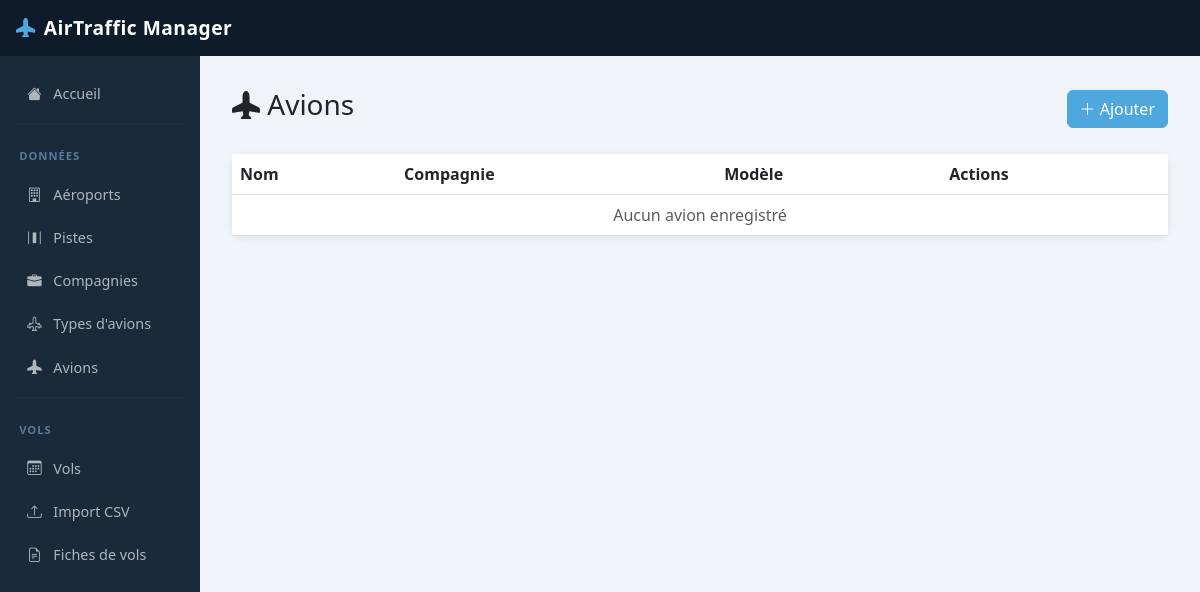
The app's page /TraficAerien/avions/, older data.
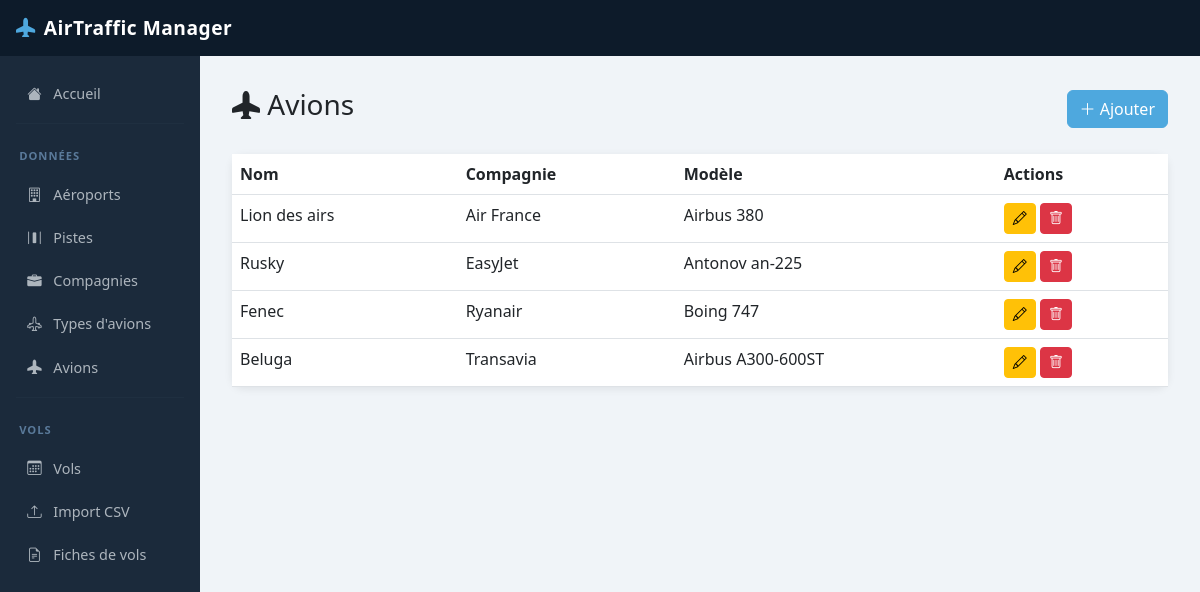
The same page, newer data.
### TraficAerien/models.py (models this page shows, shortened)
class Avion(models.Model):
    nom = models.CharField(max_length=100)
    compagnie = models.ForeignKey(Compagnie, on_delete=models.CASCADE)
    modele = models.ForeignKey(TypeAvion, on_delete=models.CASCADE)

class Compagnie(models.Model):
    nom = models.CharField(max_length=100)
    description = models.TextField(blank=True)
    pays_rattachement = models.CharField(max_length=100)
    def __str__(self):
        return self.nom

class TypeAvion(models.Model):
    marque = models.CharField(max_length=100)
    modele = models.CharField(max_length=100)
    description = models.TextField(blank=True)
    image = models.ImageField(upload_to='avions/', blank=True, null=True)
    longueur_piste_necessaire = models.IntegerField(help_text="En mètres")
    def __str__(self):
        return f"{self.marque} {self.modele}"

### TraficAerien/views.py (the view)
# urls.py: path('avions/', views.avion_liste, name='avion_liste'),
def avion_liste(request):
    avions = Avion.objects.all()
    return render(request, 'TraficAerien/avion_liste.html', {'avions': avions})

### TraficAerien/templates/TraficAerien/avion_liste.html (shortened to what this page needs)
{% extends 'TraficAerien/base.html' %}
{% block content %}
<div class="d-flex justify-content-between align-items-center mb-4">
    <h3><i class="bi bi-airplane-fill"></i> Avions</h3>
    <a href="{% url 'avion_creer' %}" class="btn btn-primary">
        <i class="bi bi-plus-lg"></i> Ajouter
    </a>
</div>
<div class="card">
    <table class="table table-hover mb-0">
        <thead>
            <tr><th>Nom</th><th>Compagnie</th><th>Modèle</th><th>Actions</th></tr>
        </thead>
        <tbody>
            {% for a in avions %}
            <tr>
                <td>{{ a.nom }}</td>
                <td>{{ a.compagnie }}</td>
                <td>{{ a.modele }}</td>
                <td>
                    <a href="{% url 'avion_modifier' a.pk %}" class="btn btn-sm btn-warning">
                        <i class="bi bi-pencil"></i>
                    </a>
                    <a href="{% url 'avion_supprimer' a.pk %}" class="btn btn-sm btn-danger">
                        <i class="bi bi-trash"></i>
                    </a>
                </td>
            </tr>
            {% empty %}
            <tr><td colspan="4" class="text-center text-muted">Aucun avion enregistré</td></tr>
            {% endfor %}
        </tbody>
    </table>
</div>
{% endblock %}

Row changes from the older to the newer data that the page shows:
added Avion: nom "Lion des airs", compagnie "Air France", modele "Airbus 380"
added Avion: nom "Rusky", compagnie "EasyJet", modele "Antonov an-225"
added Avion: nom "Fenec", compagnie "Ryanair", modele "Boing 747"
added Avion: nom "Beluga", compagnie "Transavia", modele "Airbus A300-600ST"
Text that changed along with them:
text no longer shown: "Aucun avion enregistré"
